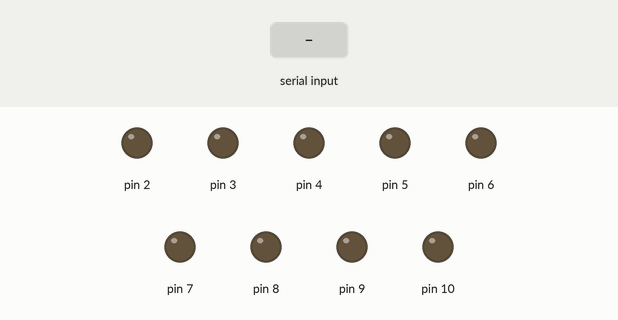
Bench run of a sketch on a simulated Arduino Uno, built with avr-gcc and run on an emulated ATmega328P. Shown: output pins drawn as LEDs (lit = HIGH). Inputs (shaded band) come from the test bench.

Above: at 1.2 s.
1.3 s: "a" received over Serial
At 2.5 s:
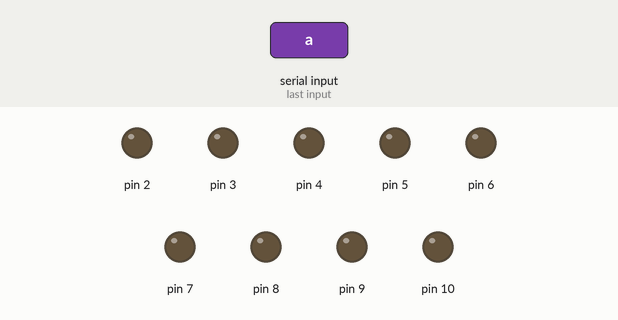
2.8 s: "b" received over Serial
At 3.8 s:
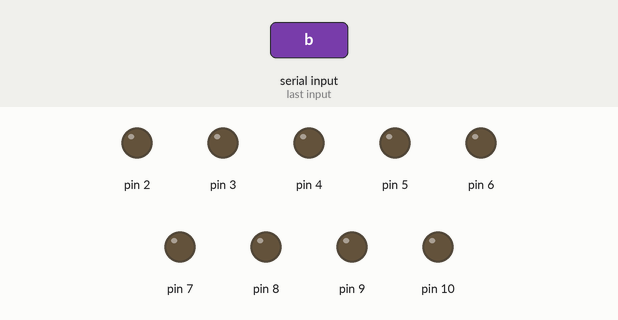
4.3 s: "c" received over Serial
At 4.9 s:
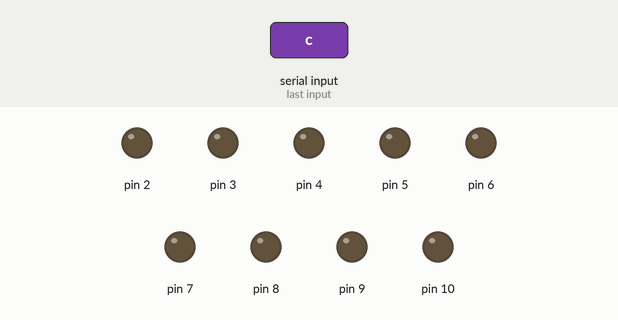
5.8 s: "d" received over Serial
At 7.0 s:
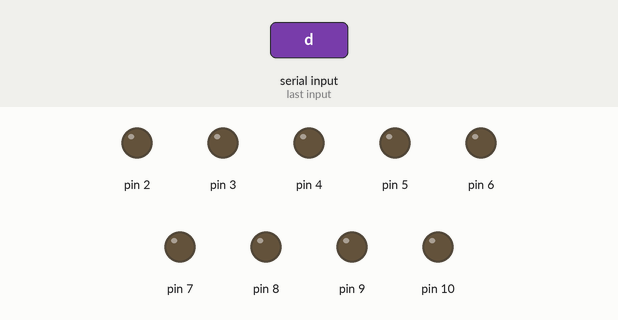
7.3 s: "e" received over Serial
At 8.4 s:
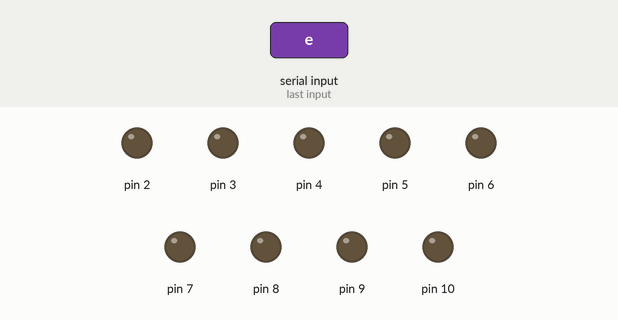
8.8 s: "f" received over Serial
At 9.5 s:
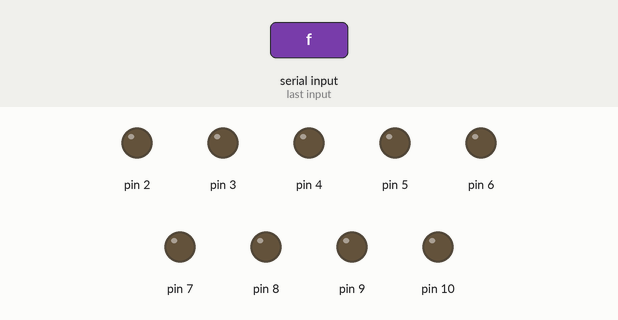
Timing chart, 0 to 11.3 s (numbered marks = the images above; inputs shaded):
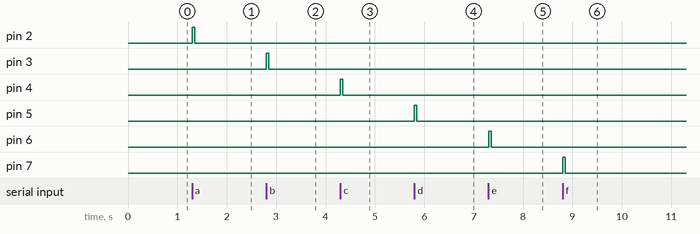

Measured:
- after the input at 1.3 s, pin 2: LOW → HIGH at once, → LOW 0.05 s later
- after the input at 2.8 s, pin 3: LOW → HIGH at once, → LOW 0.05 s later
- after the input at 4.3 s, pin 4: LOW → HIGH at once, → LOW 0.05 s later
- after the input at 5.8 s, pin 5: LOW → HIGH at once, → LOW 0.05 s later
- after the input at 7.3 s, pin 6: LOW → HIGH at once, → LOW 0.05 s later
- after the input at 8.8 s, pin 7: LOW → HIGH at once, → LOW 0.05 s later

The sketch:

sketch_dec17a.ino
```cpp
void setup()
{
  Serial.begin(9600);
  pinMode(2,OUTPUT);
  pinMode(3,OUTPUT);
  pinMode(4,OUTPUT);
  pinMode(5,OUTPUT);
  pinMode(6,OUTPUT);
  pinMode(7,OUTPUT);
  pinMode(8,OUTPUT);
  pinMode(9,OUTPUT);
  pinMode(10,OUTPUT);
  int a=0;
}
void loop()
{
  if(Serial.available())
  {
    while(1){
    char a = Serial.read();
    if(a=='a')
    {
      digitalWrite(2,HIGH);
      digitalWrite(3,LOW);digitalWrite(4,LOW);digitalWrite(5,LOW);digitalWrite(6,LOW);digitalWrite(7,LOW);digitalWrite(8,LOW);digitalWrite(9,LOW);digitalWrite(10,LOW);
      delay(50);
    }
    else if(a=='b')
    {
      digitalWrite(3,HIGH);
      digitalWrite(2,LOW);digitalWrite(4,LOW);digitalWrite(5,LOW);digitalWrite(6,LOW);digitalWrite(7,LOW);digitalWrite(8,LOW);digitalWrite(9,LOW);digitalWrite(10,LOW);
      delay(50);
    }
    else if(a=='c')
    {
      digitalWrite(4,HIGH);
      digitalWrite(3,LOW);digitalWrite(2,LOW);digitalWrite(5,LOW);digitalWrite(6,LOW);digitalWrite(7,LOW);digitalWrite(8,LOW);digitalWrite(9,LOW);digitalWrite(10,LOW);
      delay(50);
    }
    else if(a=='d')
    {
      digitalWrite(5,HIGH);
      digitalWrite(3,LOW);digitalWrite(4,LOW);digitalWrite(2,LOW);digitalWrite(6,LOW);digitalWrite(7,LOW);digitalWrite(8,LOW);digitalWrite(9,LOW);digitalWrite(10,LOW);
      delay(50);
    }
    else if(a=='e')
    {
      digitalWrite(6,HIGH);
      digitalWrite(3,LOW);digitalWrite(4,LOW);digitalWrite(5,LOW);digitalWrite(2,LOW);digitalWrite(7,LOW);digitalWrite(8,LOW);digitalWrite(9,LOW);digitalWrite(10,LOW);
      delay(50);
    }
    else if(a=='f')
    {
      digitalWrite(7,HIGH);
      digitalWrite(3,LOW);digitalWrite(4,LOW);digitalWrite(5,LOW);digitalWrite(6,LOW);digitalWrite(2,LOW);digitalWrite(8,LOW);digitalWrite(9,LOW);digitalWrite(10,LOW);
      delay(50);
    }
    else if(a=='g')
    {
      digitalWrite(8,HIGH);
      digitalWrite(3,LOW);digitalWrite(4,LOW);digitalWrite(5,LOW);digitalWrite(6,LOW);digitalWrite(7,LOW);digitalWrite(2,LOW);digitalWrite(9,LOW);digitalWrite(10,LOW);
      delay(50);
    }
    else if(a=='h')
    {
      digitalWrite(9,HIGH);
      digitalWrite(3,LOW);digitalWrite(4,LOW);digitalWrite(5,LOW);digitalWrite(6,LOW);digitalWrite(7,LOW);digitalWrite(8,LOW);digitalWrite(2,LOW);digitalWrite(10,LOW);
      delay(50);
    }
    else if(a=='i')
    {
      digitalWrite(10,HIGH);
      digitalWrite(3,LOW);digitalWrite(4,LOW);digitalWrite(5,LOW);digitalWrite(6,LOW);digitalWrite(7,LOW);digitalWrite(8,LOW);digitalWrite(9,LOW);digitalWrite(2,LOW);
      delay(50);
    }
    else
    {
      digitalWrite(2,LOW);digitalWrite(3,LOW);digitalWrite(4,LOW);digitalWrite(5,LOW);digitalWrite(6,LOW);digitalWrite(7,LOW);digitalWrite(8,LOW);digitalWrite(9,LOW);digitalWrite(10,LOW);
    }
   }
  }

}
```
